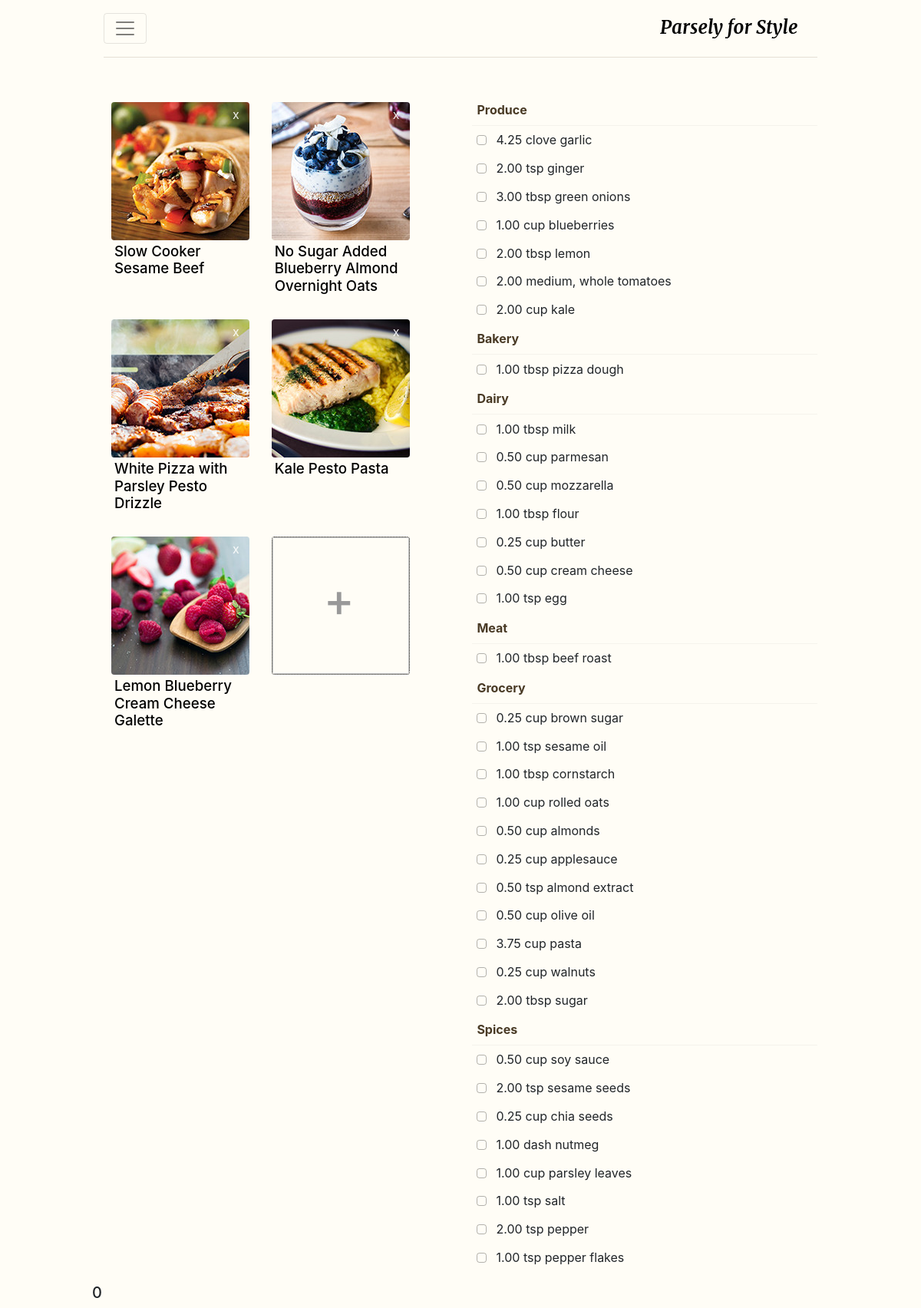
The page / on the database its author committed.
### plan/models.py (models this page shows, shortened)
class Recipe(models.Model):
	title = models.CharField(max_length=100)
	summary = models.CharField(max_length=500)
	preptime = models.IntegerField()
	cooktime = models.IntegerField()
	servings = models.IntegerField()
	instruction = models.CharField(max_length=5000)
	def __str__(self):
		return self.title

class Ingredient(models.Model):
	recipe = models.ForeignKey(Recipe, on_delete=models.CASCADE)
	component = models.ForeignKey(Component, on_delete=models.CASCADE)
	name = models.CharField(max_length=200)
	amount = models.FloatField()
	unit = models.CharField(max_length=200)

class Component(models.Model):
	name = models.CharField(max_length=100)
	density = models.FloatField() # g/cm3 or g/mL
	cost = models.DecimalField(max_digits=6, decimal_places=2) # CAD/kg
	department = models.CharField(max_length=100)
	common_unit = models.CharField(max_length=100)

### plan/views.py (the view)
# urls.py: url(r'^$', views.index, name='index'),
def index(request):
	recipe_list = Recipe.objects.order_by('id')[:5]
	recipes_id = [recipe.id for recipe in recipe_list]
	recipes_id = request.session.get('recipe_list', recipes_id)
	request.session['recipe_list'] = recipes_id
	print(recipe_list)
	recipe_list = Recipe.objects.filter(pk__in=recipes_id)
	ingredient_list = []
	for recipe in recipe_list:
		for ingredient in recipe.ingredient_set.all():
			ingredient_list.append(ingredient)
	ingredient_list = combine(ingredient_list)
	ingredient_list = friendlyUnits(ingredient_list)
	ingredient_list = groupbyDepartment(ingredient_list)
	num_visits = request.session.get('num_visits', 0)
	request.session['num_visits'] = num_visits+1
	context = {
		'latest_recipe_list': recipe_list,
		'ingredient_list': ingredient_list,
		'num_visits' : num_visits,
	}
	return render(request, 'plan/index.html', context)

### plan/conversion.py (called while the page is built)
def combine(ingredient_list):
	result = []
	for item in ingredient_list:
		componentInResults = len([x for x in result if x.component == item.component]) > 0
		componentList = [x for x in ingredient_list if x.component == item.component]
		if len(componentList) > 0 and not componentInResults:
			result.append(addAmounts(componentList))
	return result

def friendlyUnits(ingredient_list):
	result = []
	for ingredient in ingredient_list:
		common_unit = ingredient.component.common_unit
		if common_unit == "default":
			ml = ingredient.amount / ingredient.component.density
			amount,unit = gramsToTeaCups(ml)
			ingredient.amount = amount
			ingredient.unit = unit
			result.append(ingredient)
		else:
			unit_list = ingredient.component.unit_set.all()
			for unit in unit_list:
				if unit.name == common_unit:
					ingredient.amount = ingredient.amount / unit.amount
					ingredient.unit = common_unit
					result.append(ingredient)
	return result

def conversionToGram(ingredient):
	aunit = ingredient.unit
	density = ingredient.component.density
	common_unit = ingredient.component.common_unit
	unit_list = ingredient.component.unit_set.all()
	for unit in unit_list:
		if unit.name == common_unit:
			return unit.amount
	if aunit in convG:
		return convG[aunit]
	if aunit in convML:
		return convML[aunit] * density
	return 10

def addAmounts(y):
	result = y[0]
	total_amount = 0
	for i in y:
		total_amount += i.amount * conversionToGram(i)
	result.amount = total_amount
	result.unit = "g"
	return result

def gramsToTeaCups(ml):
	if ml < 2:
		return (1, "dash")
	elif ml < 5:
		return (0.5, "tsp")
	elif ml < 10:
		return (1, "tsp")
	elif ml < 16:
		return (2, "tsp")
	elif ml < 30:
		return (1, "tbsp")
	elif ml < 48:
		return (2, "tbsp")
	elif ml < 64:
		return (3, "tbsp")
	else:
		cups = ml/284
		return (round(cups/0.25)*0.25, "cup")

### plan/views.py (called while the page is built)
def groupbyDepartment(ingredient_list):
	departmentGroups = ["Produce","Deli","Bakery","Dairy","Meat","Frozen","Grocery","Spices"]
	groupedIngredientList = []
	for department in departmentGroups:
		group = []
		for ingredient in ingredient_list:
			if ingredient.component.department == department:
				group.append(ingredient)
		groupedIngredientList.append(group)
	return groupedIngredientList

### plan/templates/plan/index.html (shortened to what this page needs)
{% extends "plan/base.html" %}
{% block content %}
<!--{% load static %}
<img src="{% static "plan/food_1.jpeg" %}" />
-->
<div class="row" style="padding-top:3rem">
    <div class="col-md-6">
    <div class="masonry">
      {% if latest_recipe_list %}
      {% for recipe in latest_recipe_list %}
      <a href="{{ recipe.id }}/" class='shot'>
        <img src="/static/plan/180food_{{ recipe.id }}.jpg" style="height: 180px; width: 180px;" alt="Food image" class="rounded">
        <h4>{{ recipe.title }}</h4>
      </a>
      <div class="remove">
        <a href="removerecipe/{{ recipe.id }}/">x</a>
      </div>
      {% endfor %}
      {% endif %}
      <a href="recipes" class='shot' style="text-decoration: none;">
        <img style="height: 180px; width: 180px; border: 1px black dotted;" class="rounded">
        <h4  style="font-size: 60px; margin:-138px 0 0 64px; color:#999;">+</h4>
      </a>
    </div>
  </div>
    <div class='col-md-6'>
      <div class="grocery">
        <table class="table">
          <tbody>
          {% for ingredient_group in ingredient_list %}
          {% for ingredient in ingredient_group %}
          {% if forloop.first %}
            <tr>
              <th colspan="4">{{ ingredient.component.department }}</th>
            </tr>
          {% endif %}
            <tr>
              <td>
                <div class="customCheckbox">
                  <label for="customCheckbox_{{ ingredient.name }}"></label>
                </div>
              </td>
              <td>{{ ingredient.amount|floatformat:2 }} {{ ingredient.unit }} {{ ingredient.name }}</td>
              <td></td>
              <td></td>
            </tr>
          {% endfor %}
          {% endfor %}
          </tbody>
        </table>
      </div>
    </div>
    <h5> {{ num_visits}}</h5>
  </div>
{% endblock %}

### plan/static/plan/starter-template.css (style rules this page uses)
body { background: #FFFDF6; }
.remove { position: relative; top:14px; right:32px; }
.remove a { color: rgba(255,255,255,0.9); }
.table td, .table th { border-top: none; padding: 0.4rem; }
.table th { color: rgb(73,58,37); padding-top: 0.5rem; padding-bottom: 0.5rem; border-bottom: 1px solid rgba(73,58,37,.05); }
.customCheckbox { width: 13px; height: 13px; border:1px solid rgba(0,0,0,0.3); margin: 6px -10px 0 0; border-radius: 27%; position: relative; }
.customCheckbox label { cursor: pointer; position: absolute; width: 12px; height: 12px; top: 0; left: 0; }
.customCheckbox label:after { opacity: 0.0; content: ''; position: absolute; width: 8px; height: 4px; background: transparent; top: 3px; left: 2px; border: 2px solid rgba(0,0,0,0.7); border-top: none; border-right: none; transform: rotate(-45deg); }
.masonry { display: flex; flex-wrap: wrap; align-items: flex-start; }
.shot { width: 180px; margin: 10px; border-radius: 100px; }
.shot h4 { color:black; font-size: 14pt; padding:4px; }

### rows shown on the page
Recipe: shows a picture, title "Slow Cooker Sesame Beef"
Recipe: shows a picture, title "No Sugar Added Blueberry Almond Overnight Oats"
Recipe: shows a picture, title "White Pizza with Parsley Pesto Drizzle"
Recipe: shows a picture, title "Kale Pesto Pasta"
Recipe: shows a picture, title "Lemon Blueberry Cream Cheese Galette"
Ingredient: component.department "Produce", amount "4.25", unit "clove", name "garlic"
Ingredient: amount "2.00", unit "tsp", name "ginger"
Ingredient: amount "3.00", unit "tbsp", name "green onions"
Ingredient: amount "1.00", unit "cup", name "blueberries"
Ingredient: amount "2.00", unit "tbsp", name "lemon"
Ingredient: amount "2.00", unit "medium, whole", name "tomatoes"
Ingredient: amount "2.00", unit "cup", name "kale"
Ingredient: component.department "Bakery", amount "1.00", unit "tbsp", name "pizza dough"
Ingredient: component.department "Dairy", amount "1.00", unit "tbsp", name "milk"
Ingredient: amount "0.50", unit "cup", name "parmesan"
Ingredient: amount "0.50", unit "cup", name "mozzarella"
Ingredient: amount "1.00", unit "tbsp", name "flour"
Ingredient: amount "0.25", unit "cup", name "butter"
Ingredient: amount "0.50", unit "cup", name "cream cheese"
Ingredient: amount "1.00", unit "tsp", name "egg"
Ingredient: component.department "Meat", amount "1.00", unit "tbsp", name "beef roast"
Ingredient: component.department "Grocery", amount "0.25", unit "cup", name "brown sugar"
Ingredient: amount "1.00", unit "tsp", name "sesame oil"
Ingredient: amount "1.00", unit "tbsp", name "cornstarch"
Ingredient: amount "1.00", unit "cup", name "rolled oats"
Ingredient: amount "0.50", unit "cup", name "almonds"
Ingredient: amount "0.25", unit "cup", name "applesauce"
Ingredient: amount "0.50", unit "tsp", name "almond extract"
Ingredient: amount "0.50", unit "cup", name "olive oil"
Ingredient: amount "3.75", unit "cup", name "pasta"
Ingredient: amount "0.25", unit "cup", name "walnuts"
Ingredient: amount "2.00", unit "tbsp", name "sugar"
Ingredient: component.department "Spices", amount "0.50", unit "cup", name "soy sauce"
Ingredient: amount "2.00", unit "tsp", name "sesame seeds"
Ingredient: amount "0.25", unit "cup", name "chia seeds"
Ingredient: amount "1.00", unit "dash", name "nutmeg"
Ingredient: amount "1.00", unit "cup", name "parsley leaves"
Ingredient: amount "1.00", unit "tsp", name "salt"
Ingredient: amount "2.00", unit "tsp", name "pepper"
Ingredient: amount "1.00", unit "tsp", name "pepper flakes"

### other values the page prints
{{ num_visits }} "0"
